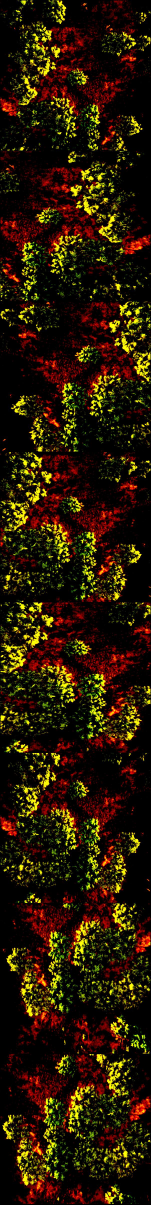
#> input picture pytorch_retinanet/a.jpg, 604 x 4818 px (shown at 1/4 size); its folder holds only this picture in this run
$ python -i Functions.py   (imports and definitions only)   (older library calls are emulated)
#> lines starting #> are read from the running program, lines starting #| are printed output that depends on the picture; after the words box and inside, x2 and y2 are one past the last pixel; in counts of white or black regions, pixels touching at a corner belong together
# Functions for Main.py from imaginary-animals

import numpy as np
import os
import pylab
import mahotas as mh
import cv2
import copy


# [54 lines left out: functions create_dirs, check_sky, not called in this run]


def mask_seg(imagelocation):


    # mask_seg masks ground, vegetation and water pixels so we only capture the animals
    # input: location of image to be masked
    # output: animal blobs array, and mask array


    # Convert to HSV
#> called with imagelocation = 'pytorch_retinanet/a.jpg'
    img = cv2.imread(imagelocation)
#> img is the input picture: shape (4818, 604, 3); mean B, G, R 5.1, 25.4, 41.5
    img_hsv = cv2.cvtColor(img, cv2.COLOR_BGR2HSV)
#> img_hsv: shape (4818, 604, 3); mean H, S, V 44.3, 199.8, 44.2

    # Set exclusion parameters for ground, vegetation and water
    hsv_color_ground1 = np.asarray([50, 210, 224])   # exclude ground
    hsv_color_ground2 = np.asarray([52, 212, 226])   #

    hsv_color_veg1 = np.asarray([32, 172, 249])   # exclude veg
    hsv_color_veg2 = np.asarray([34, 174, 251])   #

    hsv_color_water1 = np.asarray([9, 237, 245])   # exclude water
    hsv_color_water2 = np.asarray([11, 239, 247])   #

    # Create masks based on exclusion parameters and combine them
    mask_ground = cv2.inRange(img_hsv, hsv_color_ground1, hsv_color_ground2)
#> mask_ground: shape (4818, 604); every value is 0
    mask_veg = cv2.inRange(img_hsv, hsv_color_veg1, hsv_color_veg2)
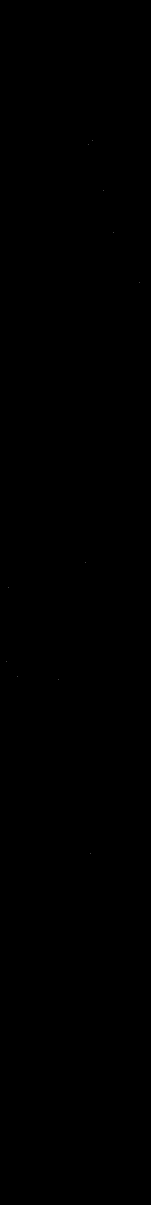
#> mask_veg: shape (4818, 604) (shown at 1/4 size); 0% white in thin lines or dots, all inside (x1, y1, x2, y2) = (25, 563, 559, 3414)
    mask_water = cv2.inRange(img_hsv, hsv_color_water1, hsv_color_water2)
#> mask_water: shape (4818, 604); 0% white in thin lines or dots, all inside (x1, y1, x2, y2) = (23, 278, 528, 3941)
    mask = mask_ground + mask_veg + mask_water
#> mask: shape (4818, 604); 0% white in thin lines or dots, all inside (x1, y1, x2, y2) = (23, 278, 559, 3941)

    # Perform mask on img_hsv, and get animals array
    #target = cv2.bitwise_and(img_hsv,img_hsv, mask=mask)
    animals = cv2.bitwise_not(mask)

    return animals, mask


# [13 lines left out: function smooth_animals, not called in this run]

def check_for_animals(animals):
    labeled_test, nr_objects_test = mh.label(animals)
    return(nr_objects_test)

# [179 lines left out: functions count_animals, plot_image, get_centers_through_borders, get_bboxes, write_file, remove_bad_images, not called in this run]


'''
def get_animal_dicts(img_dir, seg_dir, bboxes):

    dataset_dicts_list = []
    img_list = os.listdir(img_dir)
    #seg_list = os.listdir(seg_dir)

    for image in img_list:

        print(image)
        image_dict = {}
#     file_name: the full path to the image file.
        image_dict["file_name"] = img_dir + image

#     sem_seg_file_name: the full path to the ground truth semantic segmentation file.
        image_dict["sem_seg_file_name"] = seg_dir + image

#     image: the image as a numpy array.
        image_dict["image"] = cv2.imread(img_dir + image)

#     sem_seg: semantic segmentation ground truth in a 2D numpy array. Values in the array represent category labels.
        image_dict["image"] = cv2.imread(seg_dir + image)

#     height, width: integer. The shape of image.
        image_dict["height"], image_dict["width"] = cv2.imread(img_dir + image).shape[:2]

#     image_id (str): a string to identify this image. Mainly used by certain datasets during evaluation to identify the image, but a dataset may use it for different purposes.
        image_dict["image_id"] = image[:-4]

#     annotations (list[dict]): the per-instance annotations of every instance in this image. Each annotation dict may contain:
        annotations = []

        if bboxes.get(image) != None:

            for box_dict in bboxes.get(image):
                annotations_dict = {}

                #     bbox (list[float]): list of 4 numbers representing the bounding box of the instance.
                annotations_dict["bbox"] = [box_dict.get("x0"), box_dict.get("y0"), box_dict.get("x1"), box_dict.get("y1")]

                #     bbox_mode (int): the format of bbox. It must be a member of structures.BoxMode. Currently supports: BoxMode.XYXY_ABS, BoxMode.XYWH_ABS.
                annotations_dict["bbox_mode"] = "BoxMode.XYXY_ABS"

                #     category_id (int): an integer in the range [0, num_categories) representing the category label. The value num_categories is reserved to represent the “background” category, if applicable.
                annotations_dict["category_id"] = 1

                annotations.append(annotations_dict)


        image_dict["annotations"] = annotations
        dataset_dicts_list.append(image_dict)

        #print(image_dict, "\n")
    return dataset_dicts_list


'''


# old stuff
'''
def get_centers(animals_smooth, clean_distance, width = 512, height = 512):
    rmax = mh.regmax(animals_smooth)
    centers, nr_centers = mh.label(rmax)
    print("nr centers", nr_centers)

    # plot if animals present
    if nr_centers != 0:
        pylab.imshow(animals_smooth)
        pylab.jet()
        pylab.show()

    centers_list = []
    centers_list_clean = []
    for x in range(nr_centers):
        location = np.where(centers == (x+1))
        print(location)

        # if center location is more than one pixel,
        if len(location[0])>1:
            x_location = float(np.mean(location[1]))/width ### check if mean works here, it should
            print("location is big")
        else:
            x_location = float(location[1])/width

        if len(location[1])>1:
            y_location = float(np.mean(location[0][0]))/height
            print("big center, refining")
        else:
            y_location = float(location[0])/height

        centers_list.append((x_location,y_location))

    # This checks if centers are not too close together
    for x in range(0,len(centers_list)-1):
        if abs(centers_list[x][0] - centers_list[x+1][0]) < clean_distance/width and abs(centers_list[x][1]-centers_list[x+1][1]) < clean_distance/height:
            print("Multiple centers found, removing centers close together")
            print(centers_list[x][0]*width, centers_list[x+1][0]*width,"and",centers_list[x][1]*height,centers_list[x+1][1]*height)
        else:
            centers_list_clean.append(centers_list[x])

    centers_list_clean.append(centers_list[-1])

    print("nr centers", len(centers_list_clean))
    print(centers_list_clean)
    return centers_list_clean
'''

>>> result = mask_seg('pytorch_retinanet/a.jpg')
